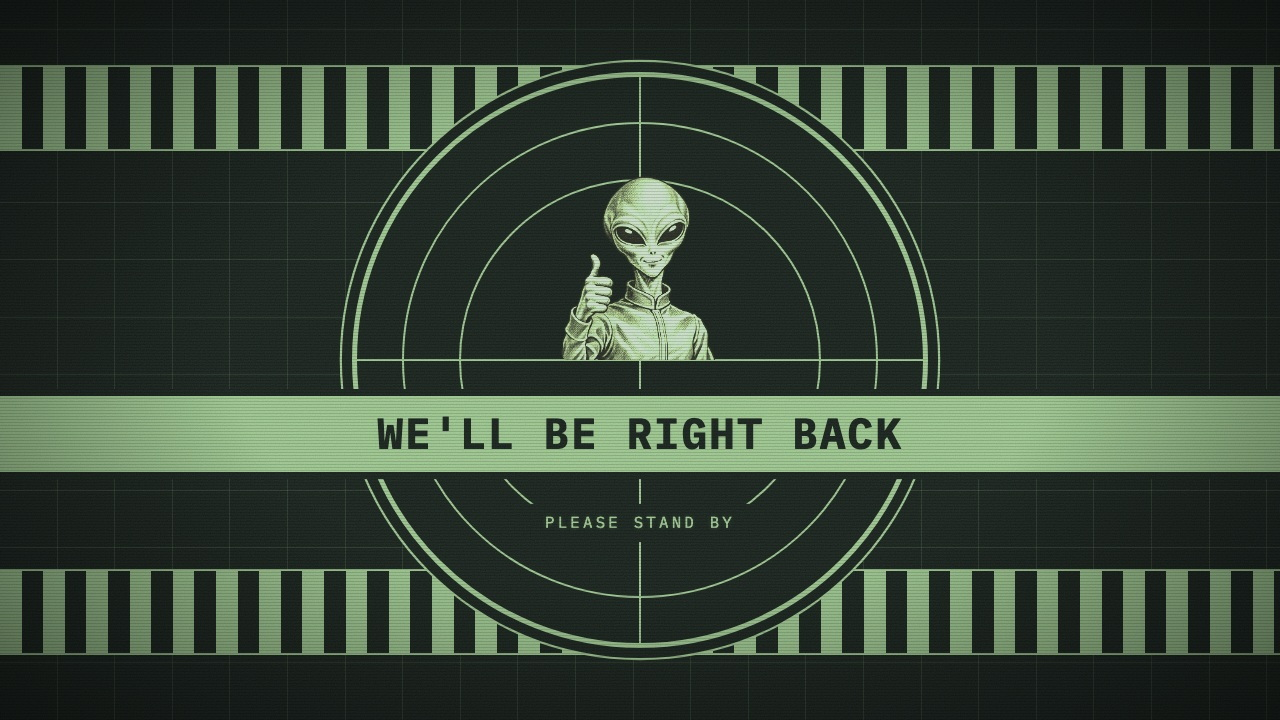
#> input picture capture-station/assets/broadcast-standby.jpg, 1280 x 720 px
$ python -i broadcast_rf.py   (imports and definitions only)
#> lines starting #> are read from the running program, lines starting #| are printed output that depends on the picture
"""Transparent broadcast spectrum overlay matching the camera page's plots."""
import io,json,math,os,threading,time
from pathlib import Path
from urllib.request import urlopen
from PIL import Image,ImageDraw,ImageFont

WIDTH=420
HEIGHT=204
RIGHT=30
BOTTOM=26
OUTPUT_WIDTH=1280
OUTPUT_HEIGHT=720
FONT=Path(__file__).resolve().parents[1]/'uap-lab/static/fonts/IBMPlexMono-Regular.woff2'

def finite(value):
 return isinstance(value,(int,float)) and not isinstance(value,bool) and math.isfinite(value)

class SpectrumOverlay:
 def __init__(self):
  self.bright=False;self.font=ImageFont.truetype(str(FONT),28);self.small=ImageFont.truetype(str(FONT),24)
 def palette(self,frame):
  if frame is not None:
   w,h=frame.size
   box=(int(w*(1280-RIGHT-WIDTH)/1280),int(h*(720-BOTTOM-HEIGHT)/720),int(w*(1280-RIGHT)/1280),int(h*(720-BOTTOM)/720))
   pixels=list(frame.convert('RGB').crop(box).resize((32,16)).getdata())
   light=sum(.2126*r+.7152*g+.0722*b for r,g,b in pixels)/(255*len(pixels))
   if light>.65:self.bright=True
   elif light<.45:self.bright=False
  return (17,17,17,255) if self.bright else (255,255,255,255)
 def render(self,data,frame=None,now=None,standby=False):
  now=time.time() if now is None else now;ink=(155,201,140,255) if standby else self.palette(frame)
  data=data if isinstance(data,dict) else {};receivers=data.get('receivers',{}) or {}
  image=Image.new('RGBA',(840,408));draw=ImageDraw.Draw(image)
  def text(x,y,value,font=None,right=False):draw.text((x,y),value,font=font or self.small,fill=ink,anchor='rt' if right else 'lt')
  fresh=[]
  for index,role in enumerate(('narrow','wide')):
   row=receivers.get(role) or {};span=row.get('range_hz');values=row.get('maximum_db') or row.get('average_db');top=48+index*178
   valid=isinstance(span,(list,tuple)) and len(span)==2 and all(finite(x) for x in span) and span[1]>span[0] and isinstance(values,list) and bool(values)
   timestamp=row.get('timestamp');age=max(0,now-timestamp) if finite(timestamp) else None
   current=valid and age is not None and age<5;fresh.append(current)
   if not valid:
    text(0,top+55,('Narrow band' if index==0 else 'Wide band')+' · waiting for receiver');continue
   text(0,top+2,f'{span[0]/1e6:.0f}–{span[1]/1e6:.0f} MHz');text(840,top+2,'−40 dB',right=True)
   for y in (42,86,130):draw.line((0,top+y,839,top+y),fill=ink,width=2)
   points=[]
   for x in range(840):
    start=int(x*len(values)/840);end=max(start+1,int((x+1)*len(values)/840));bins=[v for v in values[start:end] if finite(v)]
    if not bins:
     if len(points)>1:draw.line(points,fill=ink,width=2)
     points=[];continue
    peak=max(bins);points.append((x,top+130-max(0,min(1,(peak+100)/60))*88))
   if len(points)>1:draw.line(points,fill=ink,width=2)
   text(840,top+144,'−100 dB',right=True)
   if role=='wide' and span[0]<=1590e6<1610e6<=span[1]:
    left=(1590e6-span[0])/(span[1]-span[0])*840;right=(1610e6-span[0])/(span[1]-span[0])*840;center=(left+right)/2;label_x=max(0,min(center+20,580))
    draw.rectangle((left,top+42,right,top+130),fill=(*ink[:3],46 if self.bright else 77),outline=ink,width=1)
    draw.line([(center,top+42),(center,top+32),(label_x-4,top+22)],fill=ink,width=1);text(label_x,top+2,'1590–1610 MHz')
   if not current:text(0,top+144,('Last reading '+str(int(age))+'s ago' if age is not None else 'No timestamp')+' · reconnecting')
  text(0,0,'RF spectrum',self.font)
  text(840,2,'Both receivers live' if all(fresh) else 'One receiver reconnecting' if any(fresh) else 'Waiting for receivers',right=True)
  return image.resize((WIDTH,HEIGHT),Image.Resampling.LANCZOS)

class OverlayPipe:
 # [19 lines left out: functions __init__, compose, poll_tags, not called in this run]
 def start(self):
  self.tags_thread=threading.Thread(target=self.poll_tags,daemon=True);self.tags_thread.start()
  self.render_thread=threading.Thread(target=self.refresh,daemon=True);self.write_thread=threading.Thread(target=self.write,daemon=True);self.render_thread.start();self.write_thread.start()
 # [33 lines left out: functions refresh, write, close, not called in this run]

>>> import cv2
>>> picture = cv2.imread('assets/broadcast-standby.jpg', cv2.IMREAD_GRAYSCALE)
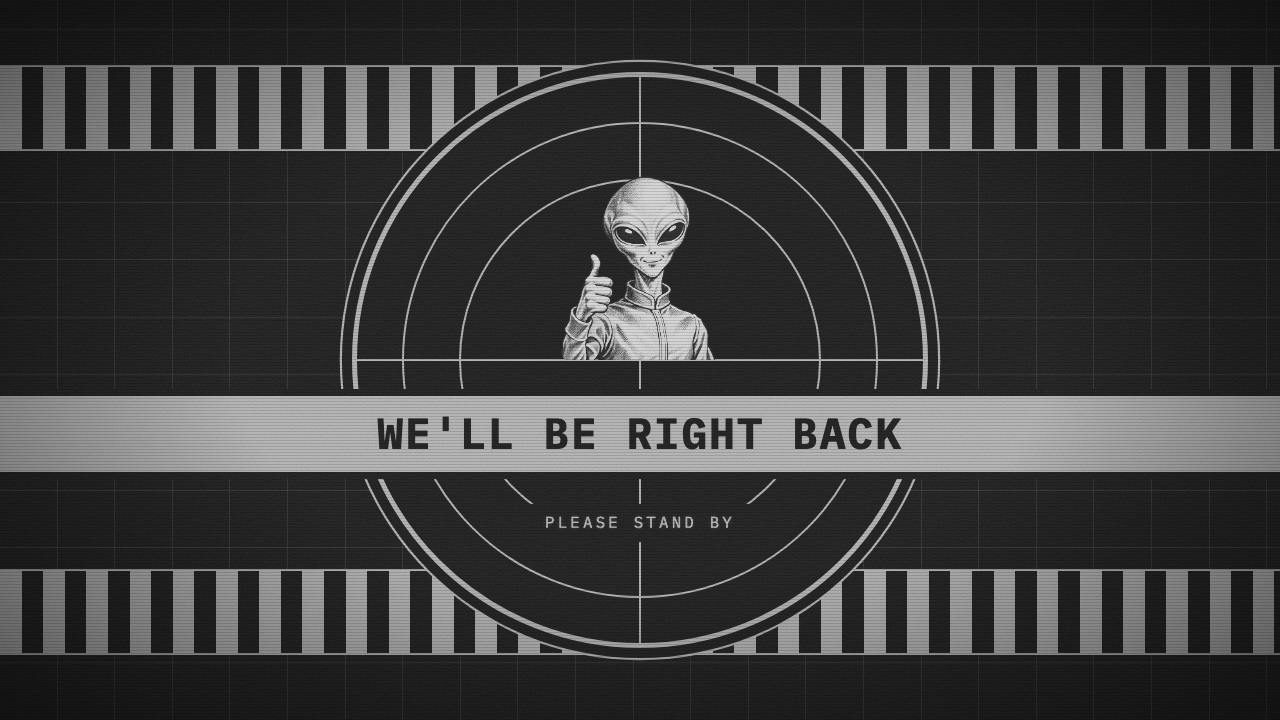
#> picture: shape (720, 1280); min 12, max 223, mean 60.2
>>> result = SpectrumOverlay().render(picture)
#> in render, `data = data if isinstance(data, dict) else {}`: data = 0 items
#> in render, `image = Image.new('RGBA', (840, 408))`: image: PIL image 840x408 RGBA; every value is 0
#> the loop in render, `for index,role in enumerate(('narrow','wide')):` made 2 passes
#> (valid, current) on passes 1 to 2: (False, False), (False, False)
#> after the loop in render, `for index,role in enumerate(('narrow','wide')):`: fresh = [False, False]
